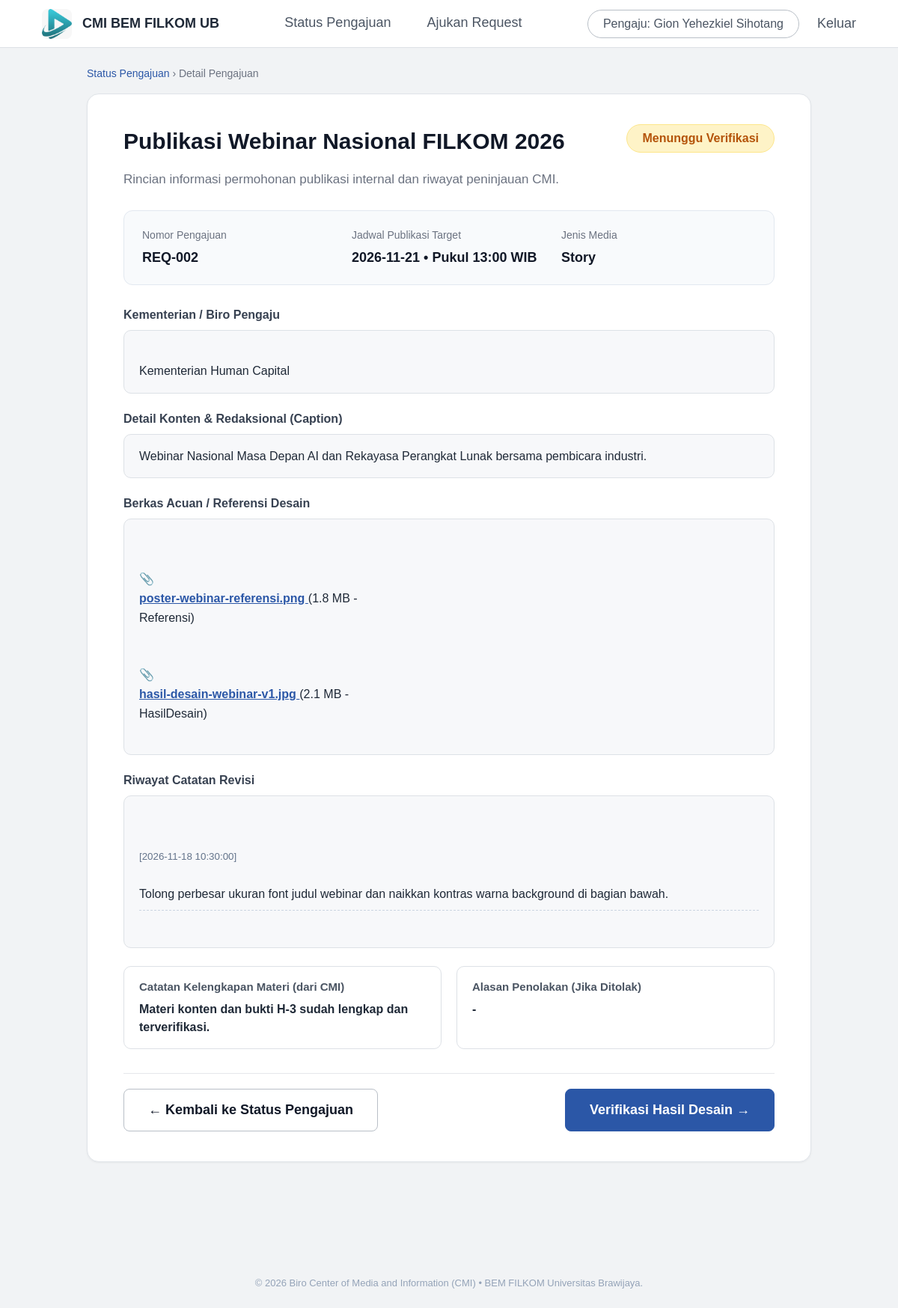
Page /views/pengaju/detail-pengajuan.php?id=REQ-002 on the committed database.
### tables this page shows
CREATE TABLE `PENGAJUAN` (
    `idPengajuan` VARCHAR(30) NOT NULL,
    `idPengaju` VARCHAR(20) NOT NULL,
    `kementerianId` VARCHAR(20) NULL,
    `judulRequest` VARCHAR(200) NOT NULL,
    `tanggalPengajuan` DATE NOT NULL,
    `tanggal_publikasi` DATE NULL,
    `jam_publikasi` VARCHAR(10) NULL DEFAULT '09:00',
    `jenis_konten` VARCHAR(50) DEFAULT 'Feeds',
    `targetTanggal` DATE NULL,
    `targetJam` VARCHAR(10) NULL DEFAULT '09:00',
    `jenisMedia` VARCHAR(50) DEFAULT 'Feeds',
    `detailKonten` TEXT NOT NULL,
    `statusPengajuan` VARCHAR(40) NOT NULL DEFAULT 'Dalam Antrian',
    `status_pengajuan` VARCHAR(40) NOT NULL DEFAULT 'Dalam Antrian',
    `catatanKelengkapan` TEXT NULL,
    `alasanPenolakan` TEXT NULL,
    `sisaWaktuVerifikasi` INT NOT NULL DEFAULT 3600,
    PRIMARY KEY (`idPengajuan`),
    CONSTRAINT `fk_pengajuan_pengaju` FOREIGN KEY (`idPengaju`) REFERENCES `PENGAJU_INTERNAL` (`idPengaju`) ON DELETE CASCADE,
    CONSTRAINT `fk_pengajuan_kementerian` FOREIGN KEY (`kementerianId`) REFERENCES `KEMENTERIAN` (`kementerianId`) ON DELETE SET NULL
);

CREATE TABLE `KEMENTERIAN` (
    `kementerianId` VARCHAR(20) NOT NULL,
    `asalKementerian` VARCHAR(100) NOT NULL,
    PRIMARY KEY (`kementerianId`)
);

CREATE TABLE `BERKAS_LAMPIRAN` (
    `idBerkas` VARCHAR(30) NOT NULL,
    `idPengajuan` VARCHAR(30) NOT NULL,
    `namaBerkas` VARCHAR(150) NOT NULL,
    `formatBerkas` VARCHAR(10) NOT NULL,
    `ukuranBerkas` DOUBLE NOT NULL,
    `kategoriBerkas` VARCHAR(50) NOT NULL DEFAULT 'Referensi',
    `pathPenyimpanan` VARCHAR(255) NOT NULL,
    PRIMARY KEY (`idBerkas`),
    CONSTRAINT `fk_berkas_pengajuan` FOREIGN KEY (`idPengajuan`) REFERENCES `PENGAJUAN` (`idPengajuan`) ON DELETE CASCADE
);

CREATE TABLE `CATATAN_REVISI` (
    `idRevisi` VARCHAR(30) NOT NULL,
    `idPengajuan` VARCHAR(30) NOT NULL,
    `teksRevisi` TEXT NOT NULL,
    `waktuRevisi` DATETIME NOT NULL,
    PRIMARY KEY (`idRevisi`),
    CONSTRAINT `fk_revisi_pengajuan` FOREIGN KEY (`idPengajuan`) REFERENCES `PENGAJUAN` (`idPengajuan`) ON DELETE CASCADE
);

### views/pengaju/detail-pengajuan.php (the view, shortened to what this page needs)
<?php
require_once __DIR__ . '/../../config/koneksi.php';
$idPengajuan = $_GET['id'] ?? 'REQ-001';
$pengajuan = null;
$daftarBerkas = [];
$daftarRevisi = [];
if ($koneksi) {
    $stmt = mysqli_prepare($koneksi, "
        SELECT p.*, k.asalKementerian
        FROM PENGAJUAN p
        LEFT JOIN KEMENTERIAN k ON p.kementerianId = k.kementerianId
        WHERE p.idPengajuan = ?
        LIMIT 1
    ");
    if ($stmt) {
        mysqli_stmt_bind_param($stmt, "s", $idPengajuan);
        mysqli_stmt_execute($stmt);
        $res = mysqli_stmt_get_result($stmt);
        $pengajuan = mysqli_fetch_assoc($res);
    }
    $stmtB = mysqli_prepare($koneksi, "SELECT * FROM BERKAS_LAMPIRAN WHERE idPengajuan = ?");
    if ($stmtB) {
        mysqli_stmt_bind_param($stmtB, "s", $idPengajuan);
        mysqli_stmt_execute($stmtB);
        $resB = mysqli_stmt_get_result($stmtB);
        while ($b = mysqli_fetch_assoc($resB)) {
            $daftarBerkas[] = $b;
        }
    }
    $stmtR = mysqli_prepare($koneksi, "SELECT * FROM CATATAN_REVISI WHERE idPengajuan = ? ORDER BY waktuRevisi DESC");
    if ($stmtR) {
        mysqli_stmt_bind_param($stmtR, "s", $idPengajuan);
        mysqli_stmt_execute($stmtR);
        $resR = mysqli_stmt_get_result($stmtR);
        while ($r = mysqli_fetch_assoc($resR)) {
            $daftarRevisi[] = $r;
        }
    }
}
$status = $pengajuan['statusPengajuan'];
$badgeClass = 's-waiting';
if (stripos($status, 'verifikasi') !== false) {
    $badgeClass = 'badge verifikasi';
} elseif ($status === 'Ditinjau') {
    $badgeClass = 's-ditinjau';
} elseif ($status === 'Diproses') {
    $badgeClass = 's-diproses';
} elseif ($status === 'Fix' || $status === 'Selesai') {
    $badgeClass = 's-diproses';
} elseif ($status === 'Ditolak') {
    $badgeClass = 's-ditolak';
}
?>
<!DOCTYPE html>
<html lang="id">
<head>
    <link rel="stylesheet" href="../../assets/css/global.css">
    <link rel="stylesheet" href="../../assets/css/components.css">
    <link rel="stylesheet" href="../../assets/css/modal.css">
    <link rel="stylesheet" href="../../assets/css/portal.css">
</head>
<body>
    <nav>
        <div class="brand">
            <img src="../../assets/img/logo cmi.jpeg" alt="Logo CMI" class="logo">
            CMI BEM FILKOM UB
        </div>
        <div class="menu">
            <a href="status-pengajuan.php">Status Pengajuan</a>
            <a href="kalender-jadwal.php">Ajukan Request</a>
        </div>
        <div class="right">
            <span class="pill">Pengaju: <?= htmlspecialchars($_SESSION['user']['nama'] ?? 'Pengaju Internal') ?></span>
            <a href="../../index.php" style="color: inherit; text-decoration: none;">Keluar</a>
        </div>
    </nav>
    <div class="wrap">
        <div class="crumb">
            <a href="status-pengajuan.php">Status Pengajuan</a> &rsaquo;
            Detail Pengajuan
        </div>
        <div class="card">
            <div class="head">
                <div>
                    <h1 id="detailJudul"><?= htmlspecialchars($pengajuan['judulRequest']) ?></h1>
                </div>
                <span id="detailStatus" class="badge <?= $badgeClass ?>"><?= htmlspecialchars($status) ?></span>
            </div>
            <p class="sub">Rincian informasi permohonan publikasi internal dan riwayat peninjauan CMI.</p>
            <div class="meta-grid">
                <div class="meta-item">
                    <div class="lbl">Nomor Pengajuan</div>
                    <div class="val" id="detailIdPengajuan"><?= htmlspecialchars($pengajuan['idPengajuan']) ?></div>
                </div>
                <div class="meta-item">
                    <div class="lbl">Jadwal Publikasi Target</div>
                    <div class="val" id="detailTanggal">
                        <?= htmlspecialchars($pengajuan['targetTanggal'] ?? $pengajuan['tanggalPengajuan']) ?>
                        <?= !empty($pengajuan['targetJam']) ? ' • Pukul ' . htmlspecialchars($pengajuan['targetJam']) . ' WIB' : '' ?>
                    </div>
                </div>
                <div class="meta-item">
                    <div class="lbl">Jenis Media</div>
                    <div class="val" id="detailJenis">
                        <?= htmlspecialchars($pengajuan['jenisMedia'] ?? 'Instagram Feeds') ?></div>
                </div>
            </div>
            <div class="section-block">
                <div class="lbl">Kementerian / Biro Pengaju</div>
                <div class="content-box" id="detailKementerian">
                    <?= htmlspecialchars($pengajuan['asalKementerian'] ?? 'Kementerian BEM FILKOM') ?></div>
            </div>
            <div class="section-block">
                <div class="lbl">Detail Konten &amp; Redaksional (Caption)</div>
                <div class="content-box" id="detailKonten"><?= nl2br(htmlspecialchars($pengajuan['detailKonten'])) ?>
                </div>
            </div>
            <div class="section-block">
                <div class="lbl">Berkas Acuan / Referensi Desain</div>
                <div class="content-box" id="detailBerkas">
                    <?php if (!empty($daftarBerkas)): ?>
                        <?php foreach ($daftarBerkas as $b): ?>
                            <div>
                                📎 <a href="../../<?= htmlspecialchars($b['pathPenyimpanan']) ?>" target="_blank"
                                    style="color:#2b57a7; font-weight:700;">
                                    <?= htmlspecialchars($b['namaBerkas']) ?>
                                </a> (<?= htmlspecialchars($b['ukuranBerkas']) ?> MB -
                                <?= htmlspecialchars($b['kategoriBerkas']) ?>)
                            </div>
                        <?php endforeach; ?>
                    <?php else: ?>
                        Tidak ada berkas lampiran yang diunggah.
                    <?php endif; ?>
                </div>
            </div>
            <?php if (!empty($daftarRevisi)): ?>
                <div class="section-block">
                    <div class="lbl">Riwayat Catatan Revisi</div>
                    <div class="content-box">
                        <?php foreach ($daftarRevisi as $rev): ?>
                            <div style="margin-bottom:8px; padding-bottom:8px; border-bottom:1px dashed #cbd5e1;">
                                <small style="color:#64748b;">[<?= htmlspecialchars($rev['waktuRevisi']) ?>]</small><br>
                                <?= nl2br(htmlspecialchars($rev['teksRevisi'])) ?>
                            </div>
                        <?php endforeach; ?>
                    </div>
                </div>
            <?php endif; ?>
            <div class="feedback-grid">
                <div class="feedback-card">
                    <div class="lbl">Catatan Kelengkapan Materi (dari CMI)</div>
                    <div class="val" id="detailCatatanKelengkapan">
                        <?= nl2br(htmlspecialchars($pengajuan['catatanKelengkapan'] ?? '-')) ?: '-' ?></div>
                </div>
                <div class="feedback-card">
                    <div class="lbl">Alasan Penolakan (Jika Ditolak)</div>
                    <div class="val" id="detailAlasanPenolakan"
                        style="color:<?= !empty($pengajuan['alasanPenolakan']) ? '#8a1f1f' : 'inherit' ?>;">
                        <?= nl2br(htmlspecialchars($pengajuan['alasanPenolakan'] ?? '-')) ?: '-' ?>
                    </div>
                </div>
            </div>
            <div class="actions">
                <a href="status-pengajuan.php" id="btnLihatStatus" class="btn">&larr; Kembali ke Status Pengajuan</a>
                <?php if (stripos($status, 'verifikasi') !== false): ?>
                    <a href="verifikasi-desain.php?id=<?= urlencode($pengajuan['idPengajuan']) ?>" id="btnKeVerifikasi"
                        class="btn primary">
                        Verifikasi Hasil Desain &rarr;
                    </a>
                <?php endif; ?>
            </div>
        </div>
    </div>
    <footer class="foot">&copy; 2026 Biro Center of Media and Information (CMI) &bull; BEM FILKOM Universitas Brawijaya.
    </footer>
</body>
</html>

### assets/css/global.css (style rules this page uses)
:root { --navy-primary: #163273; --navy-hover: #0f2456; --blue-accent: #2563eb; --blue-soft-bg: #eff6ff; --blue-soft-border: #bfdbfe; --bg-page: #f1f5f9; --bg-surface: #ffffff; --bg-muted: #f8fafc; --text-main: #1e293b; --text-secondary: #475569; --text-muted: #64748b; --border-color: #e2e8f0; --border-input: #cbd5e1; --danger-bg: #fef2f2; --danger-border: #fca5a5; --danger-text: #dc2626; --success-bg: #ecfdf5; --success-border: #6ee7b7; --success-text: #047857; --warning-bg: #fef3c7; --warning-border: #fde68a; --warning-text: #b45309; }
* { box-sizing: border-box; margin: 0; padding: 0; }
body { font-family: 'Inter', -apple-system, BlinkMacSystemFont, 'Segoe UI', Roboto, sans-serif; background-color: var(--bg-page); color: var(--text-main); line-height: 1.5; font-size: 14px; -webkit-font-smoothing: antialiased; }

### assets/css/components.css (style rules this page uses)
.card { background-color: var(--bg-surface); border: 1px solid var(--border-color); border-radius: 12px; padding: 24px; box-shadow: 0 1px 3px rgba(15, 23, 42, 0.04); }
.btn { display: inline-flex; align-items: center; justify-content: center; gap: 8px; padding: 11px 18px; font-family: inherit; font-size: 14px; font-weight: 600; border-radius: 8px; border: 1px solid transparent; cursor: pointer; text-decoration: none; transition: all 0.2s ease; }
.badge { display: inline-flex; align-items: center; padding: 5px 12px; font-size: 12px; font-weight: 600; border-radius: 6px; }

### rows in the picture
pengajuan: judulRequest "Publikasi Webinar Nasional FILKOM 2026", statusPengajuan "Menunggu Verifikasi", idPengajuan "REQ-002", targetTanggal "2026-11-21", targetJam "13:00", jenisMedia "Story", kementerianId.asalKementerian "Kementerian Human Capital", detailKonten "Webinar Nasional Masa Depan AI dan Rekayasa Perangkat Lunak bersama pembicara industri.", catatanKelengkapan "Materi konten dan bukti H-3 sudah lengkap dan terverifikasi.", alasanPenolakan "-"
berkas_lampiran: namaBerkas "poster-webinar-referensi.png", ukuranBerkas "1.8", kategoriBerkas "Referensi"
berkas_lampiran: namaBerkas "hasil-desain-webinar-v1.jpg", ukuranBerkas "2.1", kategoriBerkas "HasilDesain"
catatan_revisi: waktuRevisi "2026-11-18 10:30:00", teksRevisi "Tolong perbesar ukuran font judul webinar dan naikkan kontras warna background di bagian bawah."

### other values in the picture
$_SESSION['user']['nama'] "Gion Yehezkiel Sihotang"
